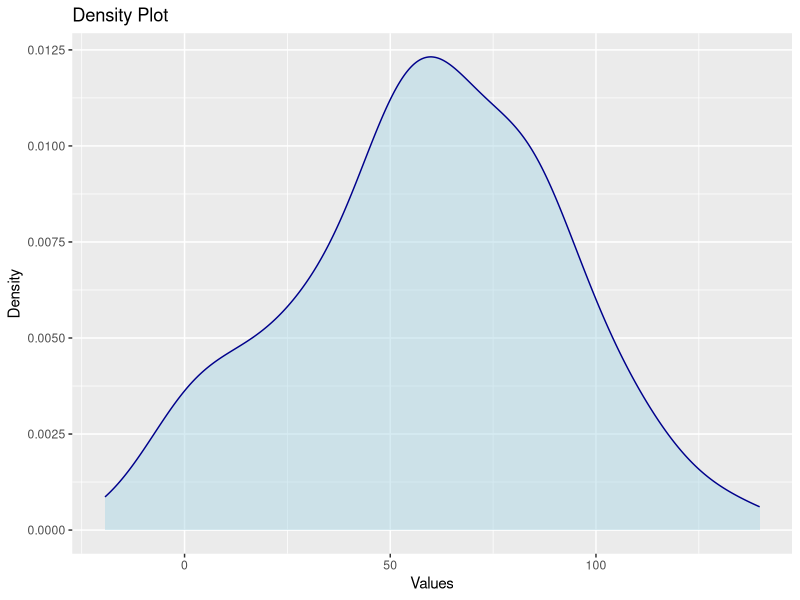
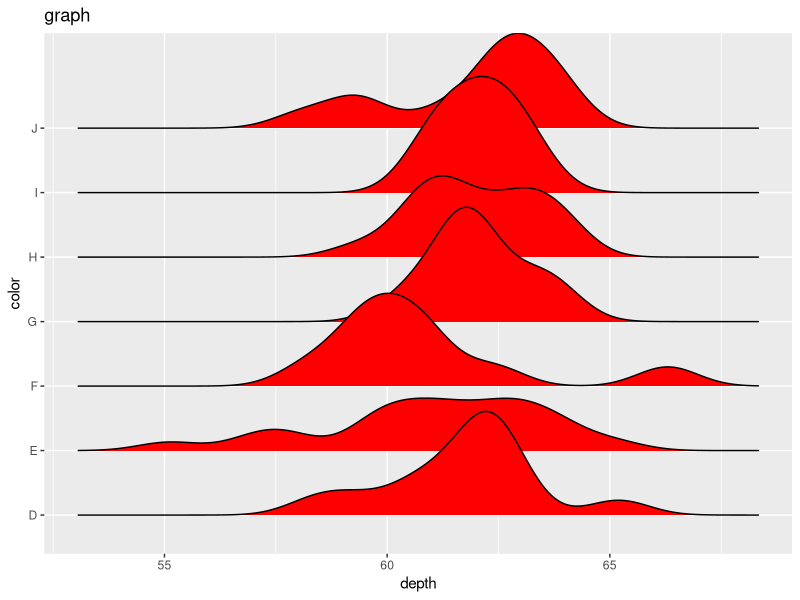
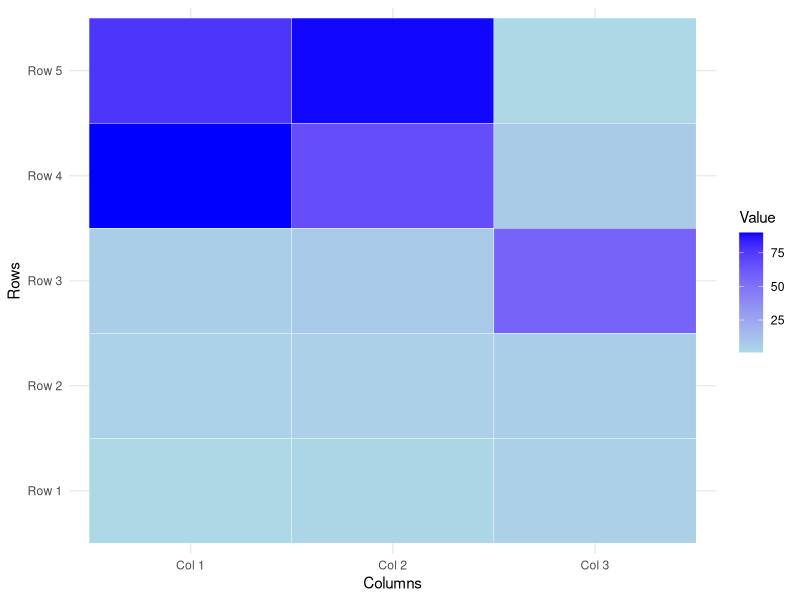

Reproduce these figures in R, in order.
install.packages("ggplot2")
library(ggplot2)
install.packages("ggridges")
library(ggridges)

set.seed(213)
df<-data.frame(value=rnorm(200,mean=60,sd=30))
ggplot(df,aes(x=value))+
  geom_density(fill="lightblue",color="darkblue",alpha=0.5)+
  labs(title="Density Plot",
       x="Values",
       y="Density")

#rich lie(distribution of data line)
df<-diamonds[1:100,c("color","depth")]
ggplot(df,aes(x=depth,y=color))+
  geom_density_ridges(fill="red")+
  labs(title="graph",
       x="depth",
       y="color")

#heat map(matrix)
m <- matrix(c(1, 2,5,
              4, 5,6,
              6, 8,57,
              90, 67,7,
              77, 89,1),
            nrow = 5, byrow = TRUE)

rownames(m) <- paste("Row", 1:5)
colnames(m) <- paste("Col", 1:3)

df <- as.data.frame(as.table(m))

ggplot(df, aes(Var2, Var1, fill = Freq)) +
  geom_tile(color = "white") +
  scale_fill_gradient(low = "lightblue", high = "blue") +
  theme_minimal() +
  labs(x = "Columns", y = "Rows", fill = "Value")

#